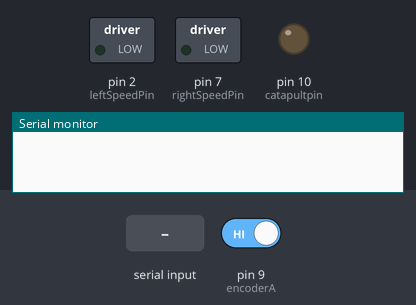
A sketch run on a simulated Arduino Uno, built with avr-gcc and run on an emulated ATmega328P. Parts: switched loads named in the sketch (green lamp = pin HIGH), output pins drawn as LEDs (lit = HIGH), the last lines printed to the serial monitor. The test bench sets the inputs (shaded band); at power-on: pin 9 (encoderA) HIGH.

Above: at 1.2 s.
1.3 s: "a\n" received over Serial
At 1.9 s:
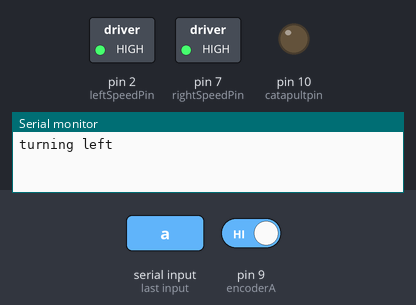
2.8 s: byte 102 ('f') received over Serial
At 3.1 s:
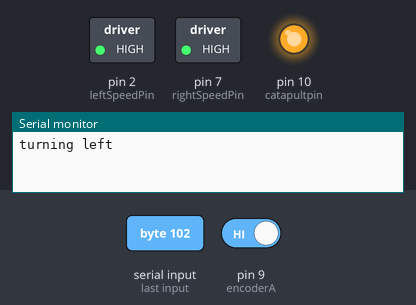
Timing chart, 0 to 5.8 s (numbered marks = the images above; inputs shaded):
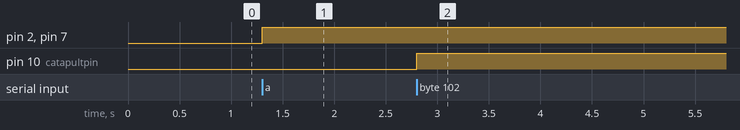

Measured:
- after the input at 1.3 s, pin 2 (leftSpeedPin), pin 7 (rightSpeedPin): LOW → HIGH at once
- after the input at 2.8 s, pin 10 (catapultpin): LOW → HIGH at once

The sketch:

MarshmallowBot.ino
```cpp
const int buttonPin = 8;     // the number of the pushbutton pin
const int catapultpin = 10; //catapult motor pin
const int encoderA = 9; //Encoder pin

// variables will change:
int buttonState = 0;         // variable for reading the pushbutton status
int encoderValue; //current value of motor encoder
int lastA; //Last encoder value
int currentA; //Current encoder value

int rightDirPinA = 5;
int rightDirPinB = 6;
int rightSpeedPin = 7;

int leftDirPinA = 3;
int leftDirPinB = 4;
int leftSpeedPin = 2;

void setup() {
  //set baud rate
  Serial.begin(9600);
  // initialize the pushbutton pin as an input:
  pinMode(buttonPin, INPUT);
  pinMode(catapultpin, OUTPUT);
  pinMode(encoderA, INPUT);
  //Initialize variables
  lastA = digitalRead(encoderA);
  encoderValue = 0;
}

void loop() {
  if (Serial.available() > 0) {
    char input = Serial.read();


    switch (input) {
      case 'a':
        Serial.print("turning left\n");
        rightMotorInstruct(1);
        leftMotorInstruct(-1);
        break;
      case 's':
        Serial.print("driving forwards\n");
        rightMotorInstruct(1);
        leftMotorInstruct(1);
        break;

      case 'd':
        Serial.print("turning right\n");
        rightMotorInstruct(-1);
        leftMotorInstruct(1);
        break;
      case 'w':
        Serial.print("reverse\n");
        rightMotorInstruct(-1);
        leftMotorInstruct(-1);
        break;
      case '0':
      case ' ':
        Serial.print("stop\n");
        rightMotorInstruct(0);
        leftMotorInstruct(0);
        break;
      case 'f':
        // read the state of the pushbutton value:
        while (encoderValue < 428) { //Until the encoder has gone through 200 ticks
          digitalWrite(catapultpin, HIGH);
          updateEncoder();
        }
        digitalWrite(catapultpin, LOW); //Stop
        encoderValue = 0; //Reset encoder
        break;
    }
  }
  //else{
  //  rightMotorInstruct(0);
  //  leftMotorInstruct(0);
  //  }

  /*// read the state of the pushbutton value:
    buttonState = digitalRead(buttonPin);
    if (buttonState == LOW) { //button is pressed
    while (encoderValue < 428) { //Until the encoder has gone through 200 ticks
      digitalWrite(catapultpin, HIGH);
      updateEncoder();
    }
    digitalWrite(catapultpin, LOW); //Stop
    encoderValue = 0; //Reset encoder
    }*/
}

//Update encoder value
void updateEncoder() {
  currentA = digitalRead(encoderA); //Get current value

  if (currentA != lastA) { //if last and current value don't agree
    encoderValue++; //Add one tick
    Serial.print(encoderValue); //Debugging
    Serial.print("\n");
  }

  //Update last value
  lastA = currentA;
}

//dir is -1, 0, 1, for backwards stop and forwards respectively
void rightMotorInstruct(int dir) {
  analogWrite(rightSpeedPin, abs(dir) * 255);
  if (dir == -1) {
    digitalWrite(rightDirPinA, HIGH);
    digitalWrite(rightDirPinB, LOW);
  }
  else {
    digitalWrite(rightDirPinA, LOW);
    digitalWrite(rightDirPinB, HIGH);
  }
}

void leftMotorInstruct(int dir) {
  analogWrite(leftSpeedPin, abs(dir) * 255);
  if (dir == -1) {
    digitalWrite(leftDirPinA, HIGH);
    digitalWrite(leftDirPinB, LOW);
  }
  else {
    digitalWrite(leftDirPinA, LOW);
    digitalWrite(leftDirPinB, HIGH);
  }
}
```
